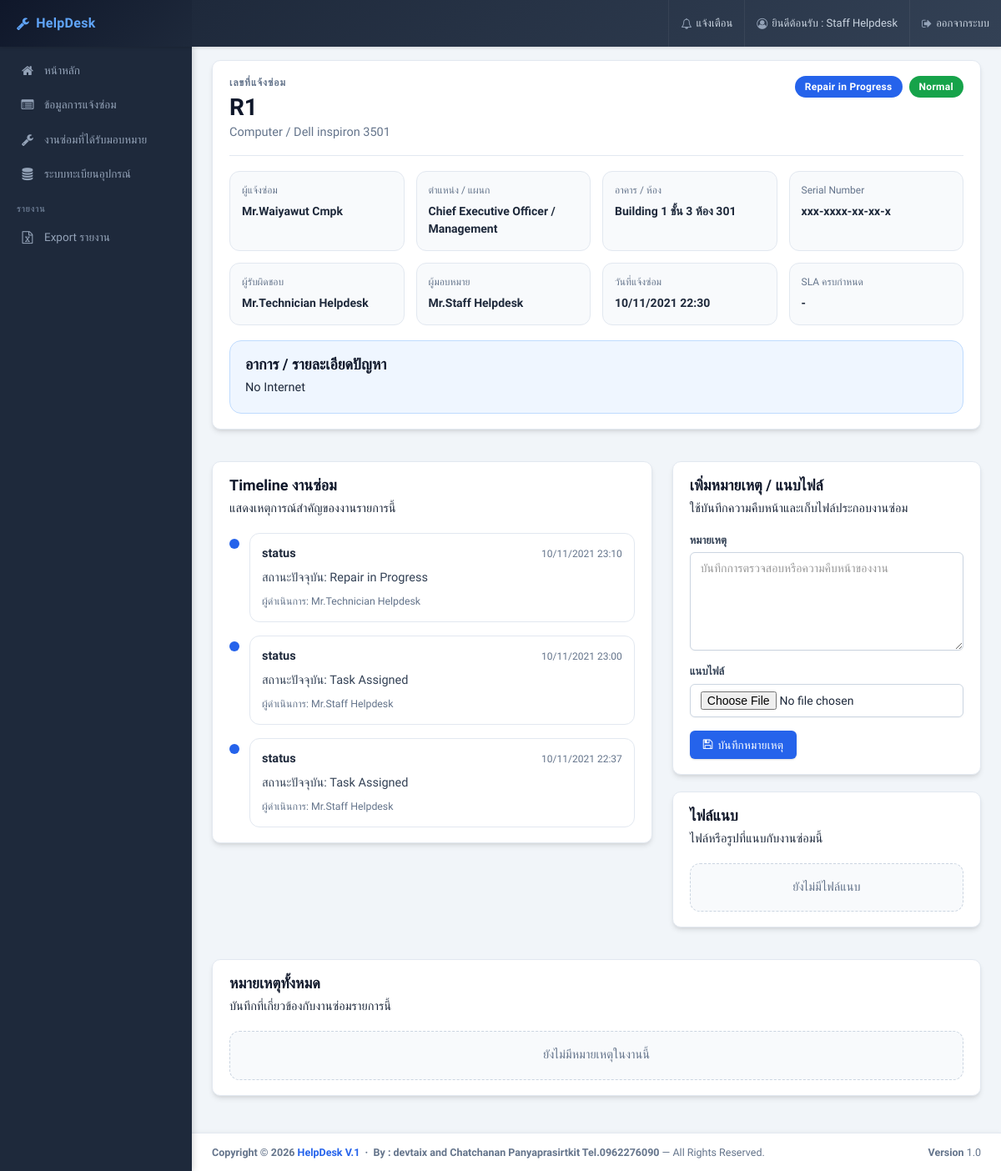
Page /helpdesk/backend/view_repair.php?r_no=R1 (signed in) on the committed database.
### tables this page shows
CREATE TABLE `tb_user` (
  `u_prefix` varchar(30) NOT NULL,
  `u_fname` varchar(100) NOT NULL,
  `u_lname` varchar(100) NOT NULL,
  `u_idcard` varchar(30) NOT NULL,
  `u_mobile` varchar(30) NOT NULL,
  `u_tel` varchar(30) NOT NULL,
  `u_email` varchar(100) NOT NULL,
  `p_id` int NOT NULL,
  `dep_id` int NOT NULL,
  `u_username` varchar(50) NOT NULL,
  `u_password` varchar(100) NOT NULL,
  `level_id` varchar(2) NOT NULL,
  `u_status` char(1) NOT NULL COMMENT '0=เปิดใช้งาน, 1=ยกเลิก',
  `u_save` datetime NOT NULL
);

CREATE TABLE `tb_repair` (
  `r_no` varchar(7) NOT NULL COMMENT 'เลขที่แจ้งซ่อม',
  `u_idcard` varchar(13) NOT NULL COMMENT 'ผู้แจ้งซ่อม',
  `eq_id` int NOT NULL COMMENT 'อุปกรณ์',
  `r_name` varchar(200) NOT NULL COMMENT 'ชื่ออุปกรณ์',
  `r_serialnumber` varchar(150) NOT NULL COMMENT 'หมายเลขเครื่อง',
  `r_detail` text NOT NULL COMMENT 'อาการหรือสาเหตุ',
  `symptom_summary` varchar(255) DEFAULT NULL,
  `resolution_text` text,
  `repair_cost` decimal(10,2) NOT NULL DEFAULT '0.00',
  `build_id` int NOT NULL COMMENT 'อาคารหรือตึก',
  `floor` varchar(100) NOT NULL COMMENT 'ชั้นอาคาร',
  `room` varchar(100) NOT NULL COMMENT 'ห้อง',
  `no` int NOT NULL,
  `s_id` char(1) NOT NULL COMMENT 'สถานะ',
  `head_id` varchar(13) NOT NULL COMMENT 'หัวหน้างาน',
  `technician_id` varchar(13) NOT NULL COMMENT 'ช่าง',
  `r_save` datetime NOT NULL COMMENT 'วันที่แจ้งซ่อม',
  `accepted_at` datetime DEFAULT NULL,
  `started_at` datetime DEFAULT NULL,
  `completed_at` datetime DEFAULT NULL,
  `closed_at` datetime DEFAULT NULL,
  `sla_due_at` datetime DEFAULT NULL,
  `wl_id` char(1) NOT NULL COMMENT 'ระดับความสำคัญงาน'
);

CREATE TABLE `tb_equipment` (
  `eq_id` int NOT NULL,
  `eq_name` varchar(255) NOT NULL,
  `eq_status` char(1) NOT NULL
);

CREATE TABLE `tb_status` (
  `s_id` char(1) NOT NULL,
  `s_status` varchar(150) NOT NULL
);

CREATE TABLE `tb_work_level` (
  `wl_id` char(1) NOT NULL,
  `wl_name` varchar(200) NOT NULL
);

CREATE TABLE `tb_position` (
  `p_id` int NOT NULL,
  `p_position` varchar(200) NOT NULL
);

CREATE TABLE `tb_department` (
  `dep_id` int NOT NULL,
  `dep_name` varchar(255) NOT NULL
);

CREATE TABLE `tb_building` (
  `build_id` int NOT NULL,
  `build_name` varchar(200) NOT NULL
);

CREATE TABLE `tb_repair_log` (
  `rlog_id` bigint NOT NULL,
  `r_no` varchar(7) NOT NULL,
  `action_type` varchar(50) DEFAULT NULL,
  `old_s_id` char(1) DEFAULT NULL,
  `note` text,
  `s_id` char(1) NOT NULL,
  `technician_id` varchar(13) NOT NULL,
  `user_id` varchar(13) NOT NULL,
  `rlog_host` varchar(100) NOT NULL,
  `rlog_ip` varchar(100) NOT NULL,
  `rlog_browser` varchar(100) NOT NULL,
  `rlog_save` datetime NOT NULL
);

### helpdesk/backend/type_user.php (called while the page is built, shortened)
<?php
	include('../config/connect.php');
	$sqlcheck = "SELECT u.*, d.dep_name, l.level_name, p.p_position FROM tb_user AS u
	INNER JOIN tb_user_level AS l ON u.level_id = l.level_id
	INNER JOIN tb_department AS d ON u.dep_id = d.dep_id
	INNER JOIN tb_position AS p ON u.p_id = p.p_id
	WHERE u.u_idcard = '".$_SESSION['u_idcard']."'";
	$result = mysqli_query($conn, $sqlcheck);
	$record = mysqli_fetch_array($result);
?>

### helpdesk/backend/action/repair_tracking_helper.php (called while the page is built, shortened)
<?php
if (!function_exists('repairEscape')) {
	function repairEscape($conn, $value)
	{
		return mysqli_real_escape_string($conn, trim((string) $value));
	}
}

### helpdesk/backend/view_repair.php (the view, shortened to what this page needs)
<?php
include('../config/connect.php');
include('type_user.php');
include('action/repair_tracking_helper.php');
$r_no = isset($_GET['r_no']) ? $_GET['r_no'] : '';
$currentUserId = isset($_SESSION['u_idcard']) ? $_SESSION['u_idcard'] : '';
$currentLevelId = isset($record['level_id']) ? $record['level_id'] : '';
$hasFullRepairAccess = in_array($currentLevelId, ['01', '02', '04'], true);
$permissionWhere = $hasFullRepairAccess
	? "r.r_no = '" . repairEscape($conn, $r_no) . "'"
	: "r.r_no = '" . repairEscape($conn, $r_no) . "' AND (
		r.technician_id = '" . repairEscape($conn, $currentUserId) . "'
		OR r.u_idcard = '" . repairEscape($conn, $currentUserId) . "'
		OR r.head_id = '" . repairEscape($conn, $currentUserId) . "'
	)";
$sql = "SELECT r.*, e.eq_name, b.build_name, d.dep_name, p.p_position, s.s_status, wl.wl_name,
		CONCAT(u.u_prefix, u.u_fname, ' ', u.u_lname) AS requester_name,
		CONCAT(uu.u_prefix, uu.u_fname, ' ', uu.u_lname) AS technician_name,
		CONCAT(uuu.u_prefix, uuu.u_fname, ' ', uuu.u_lname) AS head_name
		FROM tb_repair AS r
		INNER JOIN tb_equipment AS e ON r.eq_id = e.eq_id
		INNER JOIN tb_building AS b ON r.build_id = b.build_id
		INNER JOIN tb_user AS u ON r.u_idcard = u.u_idcard
		INNER JOIN tb_department AS d ON u.dep_id = d.dep_id
		INNER JOIN tb_position AS p ON u.p_id = p.p_id
		LEFT JOIN tb_status AS s ON r.s_id = s.s_id
		LEFT JOIN tb_work_level AS wl ON r.wl_id = wl.wl_id
		LEFT JOIN tb_user AS uu ON r.technician_id = uu.u_idcard
		LEFT JOIN tb_user AS uuu ON r.head_id = uuu.u_idcard
		WHERE $permissionWhere
		LIMIT 1";
$query = mysqli_query($conn, $sql);
$rows = $query ? mysqli_fetch_array($query) : null;
$comments = mysqli_query(
	$conn,
	"SELECT c.*, CONCAT(u.u_prefix, u.u_fname, ' ', u.u_lname) AS commenter_name
	 FROM tb_repair_comment AS c
	 LEFT JOIN tb_user AS u ON c.user_id = u.u_idcard
	 WHERE c.r_no = '" . repairEscape($conn, $r_no) . "'
	 ORDER BY c.created_at DESC, c.comment_id DESC"
);
$attachments = mysqli_query(
	$conn,
	"SELECT a.*, CONCAT(u.u_prefix, u.u_fname, ' ', u.u_lname) AS uploader_name
	 FROM tb_repair_attachment AS a
	 LEFT JOIN tb_user AS u ON a.uploaded_by = u.u_idcard
	 WHERE a.r_no = '" . repairEscape($conn, $r_no) . "'
	 ORDER BY a.uploaded_at DESC, a.attachment_id DESC"
);
$logs = mysqli_query(
	$conn,
	"SELECT l.*, snew.s_status AS new_status_name, sold.s_status AS old_status_name,
	        CONCAT(u.u_prefix, u.u_fname, ' ', u.u_lname) AS actor_name,
	        CONCAT(t.u_prefix, t.u_fname, ' ', t.u_lname) AS log_technician_name
	 FROM tb_repair_log AS l
	 LEFT JOIN tb_status AS snew ON l.s_id = snew.s_id
	 LEFT JOIN tb_status AS sold ON l.old_s_id = sold.s_id
	 LEFT JOIN tb_user AS u ON l.user_id = u.u_idcard
	 LEFT JOIN tb_user AS t ON l.technician_id = t.u_idcard
	 WHERE l.r_no = '" . repairEscape($conn, $r_no) . "'
	 ORDER BY l.rlog_save DESC, l.rlog_id DESC"
);
?>
<!DOCTYPE html>
<html>
<head>
  <?php include('import_style.php'); ?>
</head>
<body class="hold-transition skin-green sidebar-mini">
<div class="wrapper">
  <?php include('header.php'); ?>
  <?php include('menu_left.php'); ?>
  <div class="content-wrapper">
    <section class="content">
      <div class="repair-detail-page">
        <div class="box">
          <div class="box-body">
            <div class="repair-detail-header">
              <div>
                <div class="repair-ticket-label">เลขที่แจ้งซ่อม</div>
                <h2 class="repair-ticket-no"><?php echo $rows['r_no']; ?></h2>
                <p class="repair-ticket-subtitle"><?php echo $rows['eq_name']; ?> / <?php echo $rows['r_name']; ?></p>
              </div>
              <div class="repair-ticket-status-group">
                <span class="repair-detail-badge badge badge bg-blue"><?php echo $rows['s_status']; ?></span>
                <span class="repair-detail-badge badge badge bg-green"><?php echo $rows['wl_name'] ? $rows['wl_name'] : 'ปกติ'; ?></span>
              </div>
            </div>
            <div class="repair-detail-grid">
              <div class="repair-detail-item"><span>ผู้แจ้งซ่อม</span><strong><?php echo $rows['requester_name']; ?></strong></div>
              <div class="repair-detail-item"><span>ตำแหน่ง / แผนก</span><strong><?php echo $rows['p_position']; ?> / <?php echo $rows['dep_name']; ?></strong></div>
              <div class="repair-detail-item"><span>อาคาร / ห้อง</span><strong><?php echo $rows['build_name']; ?> ชั้น <?php echo $rows['floor']; ?> ห้อง <?php echo $rows['room']; ?></strong></div>
              <div class="repair-detail-item"><span>Serial Number</span><strong><?php echo $rows['r_serialnumber']; ?></strong></div>
              <div class="repair-detail-item"><span>ผู้รับผิดชอบ</span><strong><?php echo $rows['technician_name'] ? $rows['technician_name'] : '-'; ?></strong></div>
              <div class="repair-detail-item"><span>ผู้มอบหมาย</span><strong><?php echo $rows['head_name'] ? $rows['head_name'] : '-'; ?></strong></div>
              <div class="repair-detail-item"><span>วันที่แจ้งซ่อม</span><strong><?php echo date_format(date_create($rows['r_save']), "d/m/Y H:i"); ?></strong></div>
              <div class="repair-detail-item"><span>SLA ครบกำหนด</span><strong><?php echo $rows['sla_due_at'] ? date_format(date_create($rows['sla_due_at']), "d/m/Y H:i") : '-'; ?></strong></div>
            </div>
            <div class="repair-detail-problem">
              <h3>อาการ / รายละเอียดปัญหา</h3>
              <p><?php echo nl2br(htmlspecialchars($rows['r_detail'])); ?></p>
            </div>
          </div>
        </div>
        <div class="row">
          <div class="col-md-7">
            <div class="box">
              <div class="box-body">
                <div class="repair-section-head">
                  <h3>Timeline งานซ่อม</h3>
                  <p>แสดงเหตุการณ์สำคัญของงานรายการนี้</p>
                </div>
                <div class="repair-timeline">
                  <?php if ($logs && mysqli_num_rows($logs) > 0) { ?>
                    <?php while ($log = mysqli_fetch_array($logs)) { ?>
                      <div class="repair-timeline-item">
                        <div class="repair-timeline-dot"></div>
                        <div class="repair-timeline-content">
                          <div class="repair-timeline-meta">
                            <strong><?php echo $log['action_type'] ? $log['action_type'] : 'status'; ?></strong>
                            <span><?php echo date_format(date_create($log['rlog_save']), "d/m/Y H:i"); ?></span>
                          </div>
                          <p>
                            <?php
                            if ($log['note']) {
                              echo htmlspecialchars($log['note']);
                            } elseif ($log['new_status_name']) {
                              echo 'สถานะปัจจุบัน: ' . htmlspecialchars($log['new_status_name']);
                            } else {
                              echo 'มีการอัปเดตข้อมูล';
                            }
                            ?>
                          </p>
                          <small>ผู้ดำเนินการ: <?php echo $log['actor_name'] ? $log['actor_name'] : '-'; ?></small>
                        </div>
                      </div>
                    <?php } ?>
                  <?php } else { ?>
                    <div class="repair-empty-state">ยังไม่มีประวัติการดำเนินงาน</div>
                  <?php } ?>
                </div>
              </div>
            </div>
          </div>
          <div class="col-md-5">
            <div class="box">
              <div class="box-body">
                <div class="repair-section-head">
                  <h3>เพิ่มหมายเหตุ / แนบไฟล์</h3>
                  <p>ใช้บันทึกความคืบหน้าและเก็บไฟล์ประกอบงานซ่อม</p>
                </div>
                <form method="post" enctype="multipart/form-data">
                  <div class="form-group">
                    <label>หมายเหตุ</label>
                    <textarea name="comment_text" class="form-control" rows="5" placeholder="บันทึกการตรวจสอบหรือความคืบหน้าของงาน"></textarea>
                  </div>
                  <div class="form-group">
                    <label>แนบไฟล์</label>
                    <input type="file" name="attachment" class="form-control">
                  </div>
                  <button type="submit" name="btnAddRepairNote" class="btn btn-primary">
                    <i class="fa fa-save"></i> บันทึกหมายเหตุ
                  </button>
                </form>
              </div>
            </div>
            <div class="box">
              <div class="box-body">
                <div class="repair-section-head">
                  <h3>ไฟล์แนบ</h3>
                  <p>ไฟล์หรือรูปที่แนบกับงานซ่อมนี้</p>
                </div>
                <div class="repair-attachment-list">
                  <?php if ($attachments && mysqli_num_rows($attachments) > 0) { ?>
                    <?php while ($attachment = mysqli_fetch_array($attachments)) { ?>
                      <a class="repair-attachment-item" href="<?php echo htmlspecialchars($attachment['file_path']); ?>" target="_blank">
                        <div>
                          <strong><?php echo htmlspecialchars($attachment['file_name']); ?></strong>
                          <small>โดย <?php echo $attachment['uploader_name'] ? $attachment['uploader_name'] : '-'; ?></small>
                        </div>
                        <span><?php echo date_format(date_create($attachment['uploaded_at']), "d/m/Y H:i"); ?></span>
                      </a>
                    <?php } ?>
                  <?php } else { ?>
                    <div class="repair-empty-state">ยังไม่มีไฟล์แนบ</div>
                  <?php } ?>
                </div>
              </div>
            </div>
          </div>
        </div>
        <div class="box">
          <div class="box-body">
            <div class="repair-section-head">
              <h3>หมายเหตุทั้งหมด</h3>
              <p>บันทึกที่เกี่ยวข้องกับงานซ่อมรายการนี้</p>
            </div>
            <div class="repair-comment-list">
              <?php if ($comments && mysqli_num_rows($comments) > 0) { ?>
                <?php while ($comment = mysqli_fetch_array($comments)) { ?>
                  <div class="repair-comment-item">
                    <div class="repair-comment-top">
                      <strong><?php echo $comment['commenter_name'] ? $comment['commenter_name'] : 'ผู้ใช้งาน'; ?></strong>
                      <span><?php echo date_format(date_create($comment['created_at']), "d/m/Y H:i"); ?></span>
                    </div>
                    <p><?php echo nl2br(htmlspecialchars($comment['comment_text'])); ?></p>
                  </div>
                <?php } ?>
              <?php } else { ?>
                <div class="repair-empty-state">ยังไม่มีหมายเหตุในงานนี้</div>
              <?php } ?>
            </div>
          </div>
        </div>
      </div>
    </section>
  </div>
  <?php include('footer.php'); ?>
</div>
</body>
</html>

### helpdesk/backend/header.php (shortened to what this page needs)
<header class="main-header">
    <a href="dashboard.php" class="logo">
      <span class="logo-lg"><i class="fa fa-wrench" style="margin-right:8px;color:#60a5fa;"></i><b>HelpDesk</b></span>
    </a>
    <nav class="navbar navbar-static-top">
      <a href="#" class="sidebar-toggle" data-toggle="push-menu" role="button">
      </a>
      <div class="navbar-custom-menu">
        <ul class="nav navbar-nav">
          <li>
            <a href="notification.php" title="แจ้งเตือน">
              <i class="fa fa-bell-o"></i>
              <span class="hidden-xs">แจ้งเตือน</span>
            </a>
          </li>
          <li>
            <a href="#" style="pointer-events:none; cursor:default;">
              <i class="fa fa-user-circle-o"></i>
              <span class="hidden-xs">ยินดีต้อนรับ : <?php echo $record['u_fname']; ?> <?php echo $record['u_lname']; ?></span>
            </a>
          </li>
          <li>
            <a href="logout.php">
              <i class="fa fa-sign-out"></i>
              <span class="hidden-xs">ออกจากระบบ</span>
            </a>
          </li>
        </ul>
      </div>
    </nav>
</header>

### helpdesk/backend/import_style.php (style rules this page uses)
body { font-family: 'Kanit', sans-serif; font-size: 13px; }
h2 { font-family: 'Kanit', sans-serif; }
h3 { font-family: 'Kanit', sans-serif; }
span { font-family: 'Kanit', sans-serif; }
.btn { font-size: 13px; }
textarea { font-size: 14px; font-family: 'Kanit', sans-serif; color:#000; }

### rows in the picture
tb_user: u_fname "Staff", u_lname "Helpdesk"
tb_repair: r_no "R1", eq.eq_name "Computer", r_name "Dell inspiron 3501", s.s_status "Repair in Progress", wl.wl_name "Normal", tb_position.p_position "Chief Executive Officer", tb_department.dep_name "Management", build.build_name "Building 1", floor "3", room "301", r_serialnumber "xxx-xxxx-xx-xx-x", r_save "10/11/2021 22:30", r_detail "No Internet"
tb_repair_log: shows "status", rlog_save "10/11/2021 23:10", s.s_status "Repair in Progress", actor_name "Mr.Technician Helpdesk"
tb_repair_log: shows "status", rlog_save "10/11/2021 23:00", s.s_status "Task Assigned", actor_name "Mr.Staff Helpdesk"
tb_repair_log: shows "status", rlog_save "10/11/2021 22:37", s.s_status "Task Assigned", actor_name "Mr.Staff Helpdesk"

### other values in the picture
$rows['requester_name'] "Mr.Waiyawut Cmpk"
$rows['technician_name'] "Mr.Technician Helpdesk"
$rows['head_name'] "Mr.Staff Helpdesk"
